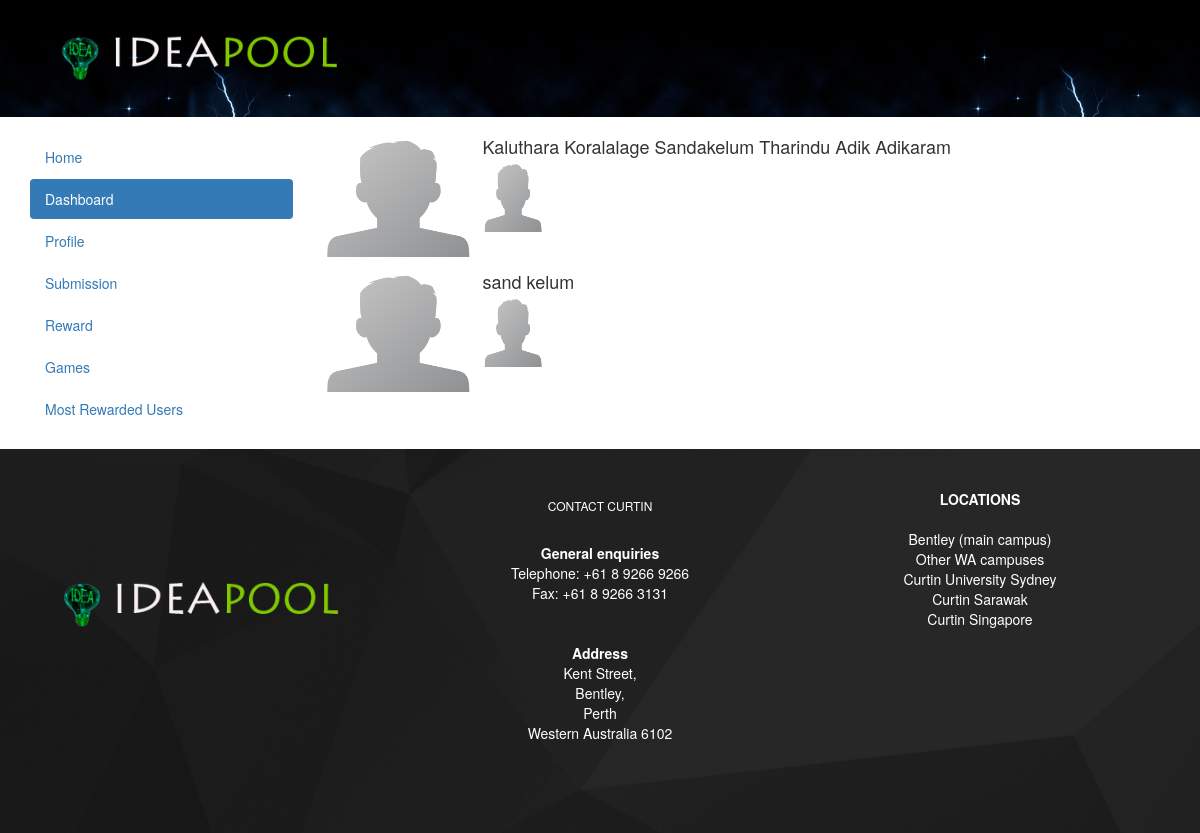
Before: /mostRewardedUsers.php with the older database file.
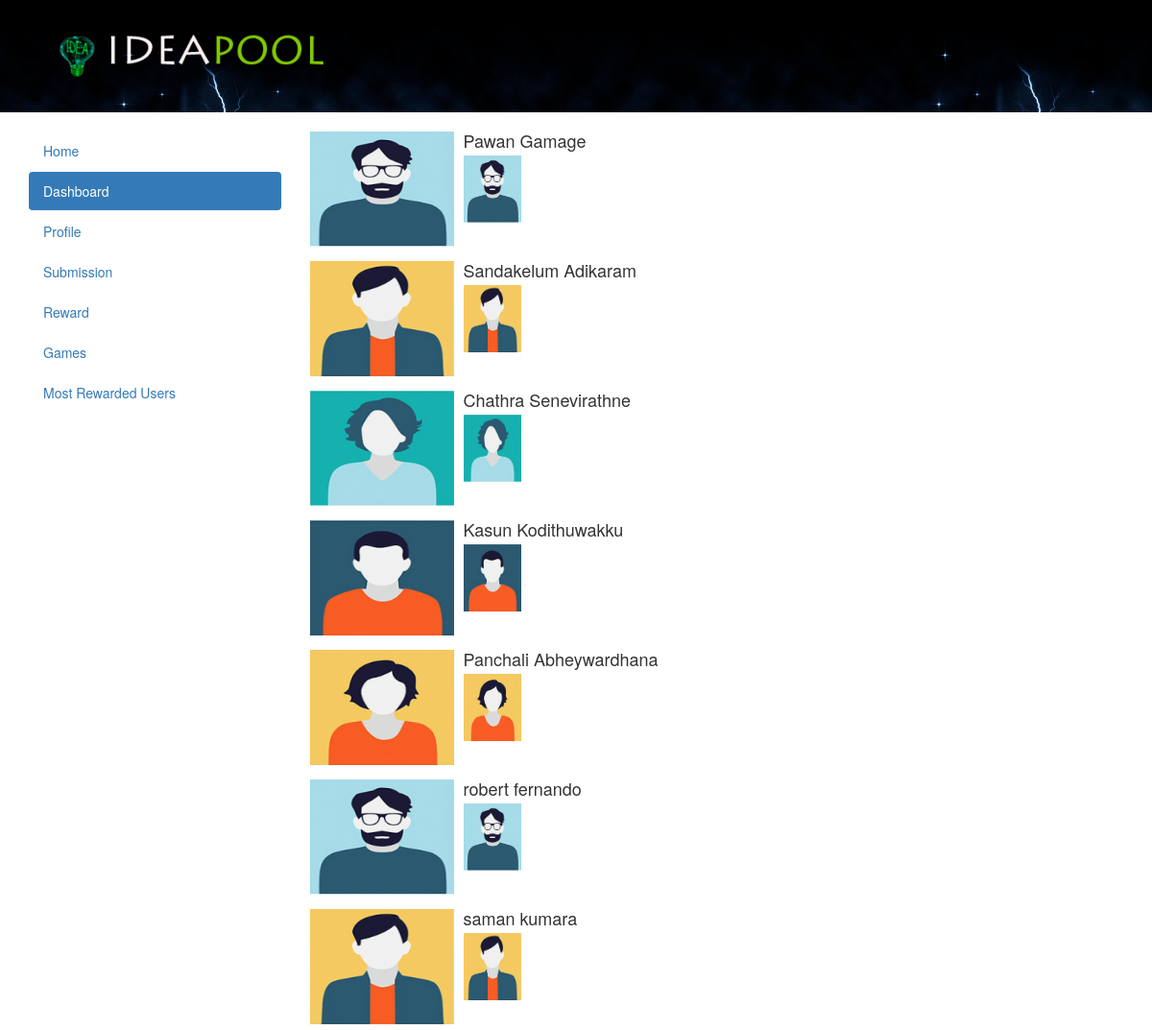
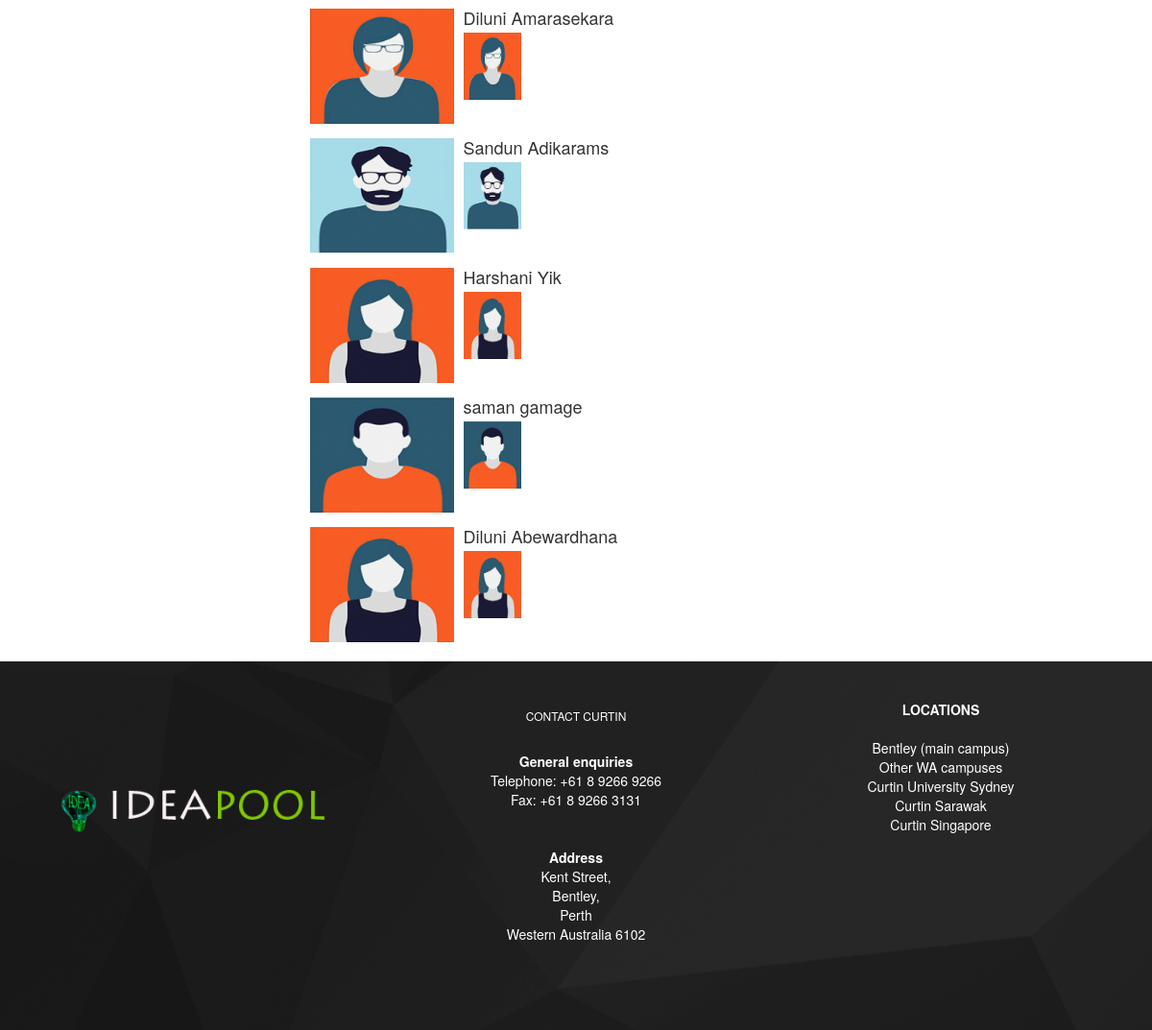
After: the same page with the newer database file (2 pictures, top to bottom).
### tables this page shows
CREATE TABLE IF NOT EXISTS `register` (
  `id` int(11) NOT NULL AUTO_INCREMENT,
  `fname` varchar(45) NOT NULL,
  `lname` varchar(45) NOT NULL,
  `address` varchar(45) NOT NULL,
  `contact` int(11) NOT NULL,
  `gender` varchar(45) NOT NULL,
  `emil` varchar(45) NOT NULL,
  `category` varchar(45) NOT NULL,
  `universityID` varchar(45) NOT NULL,
  `Image` varchar(45) NOT NULL,
  `status` varchar(45) NOT NULL DEFAULT 'pending',
  `username` varchar(45) NOT NULL,
  `password` varchar(45) NOT NULL,
  `reward` int(10) NOT NULL DEFAULT '0',
  `reward2` int(10) NOT NULL DEFAULT '0',
  `reward3` int(10) NOT NULL DEFAULT '0',
  PRIMARY KEY (`id`)
);

### mostRewardedUsers.php (the view, shortened to what this page needs)
<html>
<head>
    <link href="css/bootstrap.min.css" rel="stylesheet">
    <link href="css/ideacss.css" rel="stylesheet">
</head>
<body>
<?php
 include('header.php');
?> <br/>
<div class="container">
<div class="row">
<div class="col-md-3">
<ul class="nav nav-pills nav-stacked">
 <li role="presentation"><a href="index.php">Home</a></li>
  <li role="presentation" class="active"><a href="adminPanel.php">Dashboard</a></li>
  <li role="presentation"><a href="adminProfile.php">Profile</a></li>
  <li role="presentation"><a href="editSubmissionCompu.php">Submission</a></li>
  <li role="presentation"><a href="awardDisplay.php">Reward</a></li>
  <li role="presentation"><a href="Gemification.php">Games</a></li>
  <li role="presentation"><a href="mostRewardedUsers.php">Most Rewarded Users</a></li>
</ul>
</div>
<div class="col-md-9">
<?php
include("database_connect.php");
$query = "select * from register";
$result=mysqli_query($con,$query);
while($row=mysqli_fetch_array($result)){
?>
<div class="media">
  <div class="media-left">
    <a href="#">
      <img class="media-object" src="<?php echo $row['Image']?>" height="120px" width="150px" align="middle">
    </a>
  </div>
  <div class="media-body">
    <h4 class="media-heading"><?php echo $row['fname'].' '.$row['lname']; ?></h4>
   <img class="media-object" src="<?php echo $row['Image']?>" height="70px" width="60px" align="middle">
  </div>
</div>
<?php
}
?>
</div>
</div>
</div>
</body><br/>
<?php
 include('footer.php');
?>
</html>

### header.php (shortened to what this page needs)
<div class="container-fluid header">
     <div class="row headerrow">
        <div class="col-md-4">
          <a href="index.php" data-toggle="tooltip" data-placement="bottom" title="Home"><img src="images/logo.png" class="img img-responsive"/></a>
        </div>
         <div class="col-md-4">
        </div>
         <div class="col-md-4">
        </div>
      </div>
</div>

### footer.php (shortened to what this page needs)
<!DOCTYPE html PUBLIC "-//W3C//DTD XHTML 1.0 Transitional//EN" "http://www.w3.org/TR/xhtml1/DTD/xhtml1-transitional.dtd">
<html xmlns="http://www.w3.org/1999/xhtml">
<head>
</head>
<body>
   <div class="container-fluid footer">
     <div class="container">
          <div class="col-md-4" align="center">
            <img src="images/logo.png" class="img img-responsive footerimg"  />
          </div>
           <div class="col-md-4" align="center">
           <h6> CONTACT CURTIN </h6>
           <br />
           <p>
           <b>General enquiries</b>	 <br />
		   Telephone: +61 8 9266 9266	 <br />
		   Fax: +61 8 9266 3131	 <br />
           <br /><br/>
            <b>Address</b>	 <br />
			Kent Street, <br /> Bentley, <br /> Perth <br />
			Western Australia 6102
            </p>
          </div>
           <div class="col-md-4" align="center">
           <p><b>LOCATIONS</b>	<br /> <br />
			Bentley (main campus)	 <br />
			Other WA campuses	 <br />
			Curtin University Sydney	 <br />
			Curtin Sarawak	 <br />
			Curtin Singapore	 <br />
			</p>
          </div>
     </div>
 </div>
</body>
</html>

### css/ideacss.css (style rules this page uses)
.header { background-image:url(../images/banner2.jpg); text-align:center; }
.headerrow { padding:2em; }
.footer { background-image:url(../images/footer.jpg); }
.footer { background-image:url(../images/footer.jpg); padding-bottom:80px; color:#FFF; padding-top:40px; }
.footerimg { padding-top:85px; }

Changed rows visible on the page:
removed register: Image (picture), fname "sand", lname "kelum"
changed register: Image: a different picture; fname "Kaluthara Koralalage Sandakelum Tharindu Adik" → "Pawan"; lname "Adikaram" → "Gamage"
added register: Image (picture), fname "Sandakelum", lname "Adikaram"
added register: Image (picture), fname "Chathra", lname "Senevirathne"
added register: Image (picture), fname "Kasun", lname "Kodithuwakku"
added register: Image (picture), fname "Panchali", lname "Abheywardhana"
added register: Image (picture), fname "robert", lname "fernando"
added register: Image (picture), fname "saman", lname "kumara"
added register: Image (picture), fname "Diluni", lname "Amarasekara"
added register: Image (picture), fname "Sandun", lname "Adikarams"
added register: Image (picture), fname "Harshani", lname "Yik"
added register: Image (picture), fname "saman", lname "gamage"
added register: Image (picture), fname "Diluni", lname "Abewardhana"
